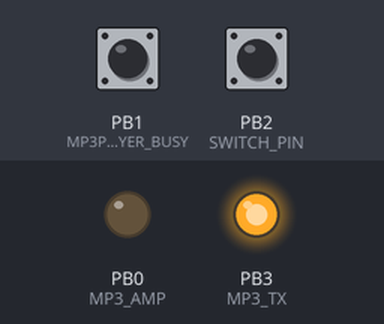
Recording of a sketch running on a simulated ATtiny85, built with avr-gcc and run on an emulated ATtiny85. Shown: output pins drawn as LEDs (lit = HIGH). Dashed ring = blinking. The inputs (shaded band) are chosen by the test bench; at power-on: PB2 (SWITCH_PIN) HIGH, PB1 (MP3PLAYER_BUSY) HIGH. Sleep ends after the set time or at an interrupt; pins used as bus, display or sensor lines are not drawn.

Above: at 1.8 s.
1.9 s: PB2 (SWITCH_PIN) pulled LOW for 0.15 s
At 2.8 s:
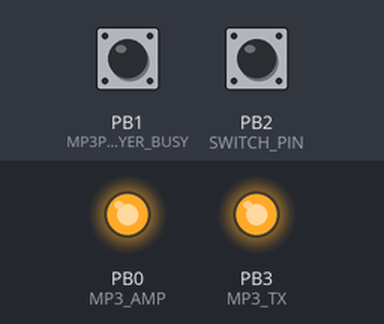
4.5 s: PB2 (SWITCH_PIN) pulled LOW for 3.2 s
At 5.4 s:
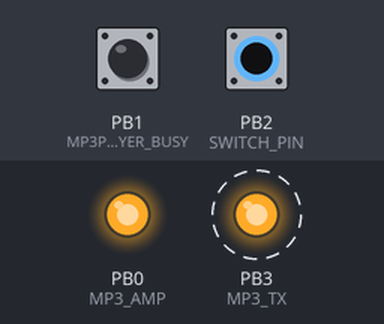
Timing chart, 0 to 9.3 s (numbered marks = the images above; inputs shaded):
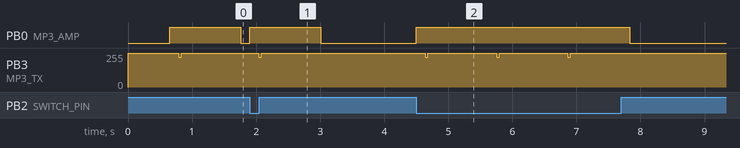

Measured:
- after the input at 1.9 s, PB0 (MP3_AMP): LOW → HIGH at once, → LOW 1.1 s later; PB3 (MP3_TX): 255/255 → 222/255 after 0.14 s, → 255/255 0.04 s later
- after the input at 4.5 s, PB0 (MP3_AMP): LOW → HIGH at once, → LOW 3.3 s later; PB3 (MP3_TX): alternates 255/255 for 1.1 s and 222/255 for 0.04 s, 6 changes in all, then stays 255/255, starting after 0.14 s

The sketch:

hoff.ino
```cpp
//  NOTES:  lfuse should be 0x62 and hfuse should be 0xDF
//          Run at 1Mhz.  See https://eleccelerator.com/fusecalc/fusecalc.php?chip=attiny85 for details
// Read Fuses: avrdude -Cavrdude.conf -pattiny85 -cstk500v1 -PCOM4 -b19200 -U lfuse:r:-:i
// Write Fuses: avrdude -Cavrdude.conf -pattiny85 -cstk500v1 -PCOM4 -b19200 -U lfuse:w:0x62:m -U hfuse:w:0xdf:m
// Board Manager Package: https://raw.githubusercontent.com/sleemanj/optiboot/master/dists/package_gogo_diy_attiny_index.json

#include <avr/sleep.h>
#include "SoftSerial.h"

#define MP3_AMP                       0       // Pull LOW to enable the tiny AMP on the MP3 Player (busy signal is too slow)
#define MP3PLAYER_BUSY                1       // Feedback from the module, LOW while busy
#define SWITCH_PIN                    2       // Trigger/Movement sensor also EXT INT0
#define MP3_TX                        3       // UART TX to MP3 Player
#define MP3PLAYER_POWER               4       // Powers up the Mp3 playing module via a 2N7000 Mosfet

volatile bool soundTriggered = false;

void uint16ToArray(uint16_t value, uint8_t *array) {
  *array = (uint8_t)(value>>8);
  *(array+1) = (uint8_t)(value);
}

uint16_t calculateCheckSum(uint8_t *buffer){
  uint16_t sum = 0;
  for (int i=1; i<7; i++) sum += buffer[i];
  return -sum;
}

void sendMP3Command(uint8_t command, uint16_t params) {
    uint8_t packet[10];
    packet[0] = 0x7E;
    packet[1] = 0xFF;
    packet[2] = 0x06;
    packet[3] = command;
    packet[4] = 0;  // No feedback
    packet[9] = 0xEF; // Fin
    uint16ToArray(params,  packet+5);
    uint16ToArray(calculateCheckSum(packet), packet+7);

    cli();	// turn off interrupts for a clean txmit
    softSerialWrite(packet, 10);
    sei();
}

void playSFX(uint8_t number) {
    digitalWrite(MP3_AMP, HIGH); // Turn the AMP On
    delay(100);
    sendMP3Command(0x03, number);   // 0x03 is "PLAY"
    delay(1000);
    // Wait for it to finish playing
    while (digitalRead(MP3PLAYER_BUSY) == LOW) sleep_mode();
    digitalWrite(MP3_AMP, LOW); // Turn the AMP Off
}

void sleep() {
    digitalWrite(MP3PLAYER_POWER, LOW);
    pinMode(MP3_TX, INPUT);                 // saves 2uA
    cli();                                  // Disable interrupts
    GIFR   |= bit (INTF0);                  // Clear any interrupts already registered
    set_sleep_mode(SLEEP_MODE_PWR_DOWN);
    sei();                                   // Enable interrupts
    sleep_mode();                            // ...and sleep - this is a *very low* power state
    pinMode(MP3_TX, OUTPUT);
    digitalWrite(MP3_TX, HIGH);
    digitalWrite(MP3PLAYER_POWER, HIGH);
    set_sleep_mode(SLEEP_MODE_IDLE);
    delay(650);                              // MP3 Player Powerup Delay
}

void triggerSound() {
    static uint8_t counter = 0;
    // The numbers are THE ORDER IN WHICH THEY ARE COPIED TO THE SD CARD!!!
    switch (counter++) {
        case 0: playSFX(5); break;   // Startup sound
        case 8: playSFX(4); break;   // Ship it
        case 16: playSFX(1); break;   // Way Too Rude
        case 28: playSFX(3); break;   // Secret
        case 36: playSFX(2); counter = 1; break;  // Seagull and reset
        default: playSFX(2); break;   // Seagull
    }
    // Reset trigger
    soundTriggered = false;
}

void setup() {
    pinMode(SWITCH_PIN, INPUT_PULLUP);
    pinMode(MP3PLAYER_POWER, OUTPUT);
    pinMode(MP3_AMP, OUTPUT);
    pinMode(MP3_TX, OUTPUT);
    pinMode(MP3PLAYER_BUSY, INPUT);
    digitalWrite(MP3_TX, HIGH);
    digitalWrite(MP3_AMP, LOW);
    digitalWrite(MP3PLAYER_POWER, HIGH);

    // Turn ADC and Analogue Comparitor OFF, saves ~4mA
    ADCSRA &= ~_BV(ADEN);
    ACSR  |= _BV(ACD);
    // Delay to allow the MP3 player to initialise
    delay(650);

    // Setup JUST the interrupts we need
    cli();
    PCMSK = 0;                              // Dont care about pin change interrupts
    GIFR   |= bit (INTF0);                  // Clear any interrupts already registered
    GIMSK  = _BV(INT0);                     // Enable ONLY INT0 Interrupt (pin 2)
    set_sleep_mode(SLEEP_MODE_IDLE);
    sei();
}

// External Interrupt Request 0 - This will get triggered when pin 2 goes low
ISR(INT0_vect) {
    soundTriggered = true;
}

void loop() {
    triggerSound();
    uint32_t start = millis();

    // Stay awake for about 3 minutes for "instant" re-trigger
    while (millis() - start < 3 * 60 * 1000UL) {
        if (soundTriggered) {
            triggerSound();
            start = millis();
        }
        sleep_mode();
    }

    sleep();    // goto sleep
}
```

SoftSerial.cpp
```cpp
#include "SoftSerial.h"

#if F_CPU == 1000000
#define TX_DELAY    11
const int XMIT_START_ADJUSTMENT = 3;
#elif F_CPU == 8000000
// Was 112, but with LTO is too fast!
#define TX_DELAY 118
const int XMIT_START_ADJUSTMENT = 4;
#endif


// from https://github.com/sirleech/NewSoftSerial/blob/master/NewSoftSerial.cpp
inline void tunedDelay(uint16_t delay) {
    uint8_t tmp = 0;

    asm volatile("sbiw    %0, 0x01 \n\t"
        "ldi %1, 0xFF \n\t"
        "cpi %A0, 0xFF \n\t"
        "cpc %B0, %1 \n\t"
        "brne .-10 \n\t"
        : "+w" (delay), "+a" (tmp)
        : "0" (delay)
    );
}

void softSerialBegin() {
  tunedDelay(TX_DELAY);
}

void softSerialWrite(uint8_t* b, uint8_t numBytes) {
    tunedDelay(TX_DELAY + XMIT_START_ADJUSTMENT);

    while (numBytes--) {
        SERPORT &= ~(1<<TXPIN); // tx pin low
        tunedDelay(TX_DELAY);
        // Write each of the 8 bits
        for (byte mask = 0x01; mask; mask <<= 1) {
            if (*b & mask) // choose bit
                SERPORT |= (1<<TXPIN); // tx pin high, send 1
            else
                SERPORT &= ~(1<<TXPIN); // tx pin low, send 0

            tunedDelay(TX_DELAY);
        }
        b++;
        SERPORT |= (1<<TXPIN); // tx pin high, restore pin to natural state
        tunedDelay(TX_DELAY);
    }
}
```

SoftSerial.h
```cpp
#ifndef SoftwareSerial_h
#define SoftwareSerial_h

#include <avr/io.h>

#define SERPORT	PORTB
#define TXPIN	PB3

typedef uint8_t byte;

void softSerialBegin();
void softSerialWrite(uint8_t* b, uint8_t numBytes);

#endif
```
